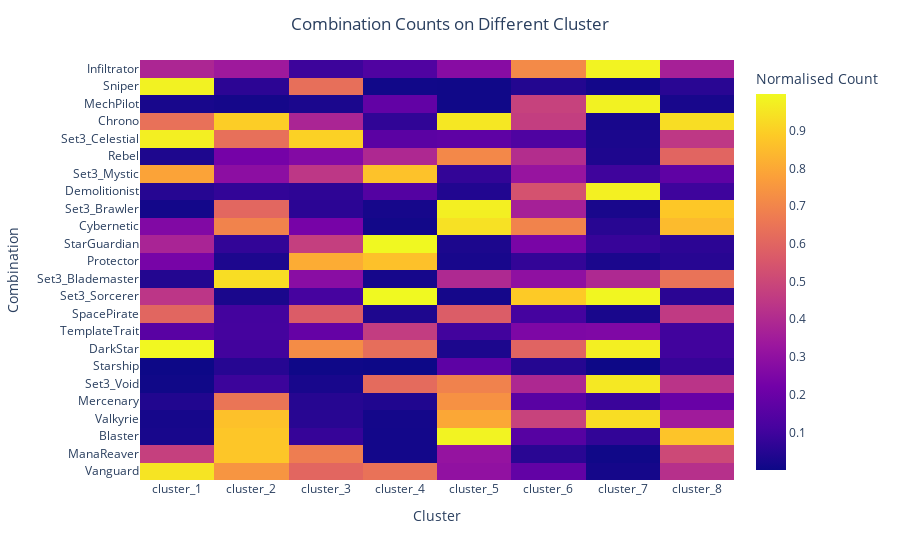
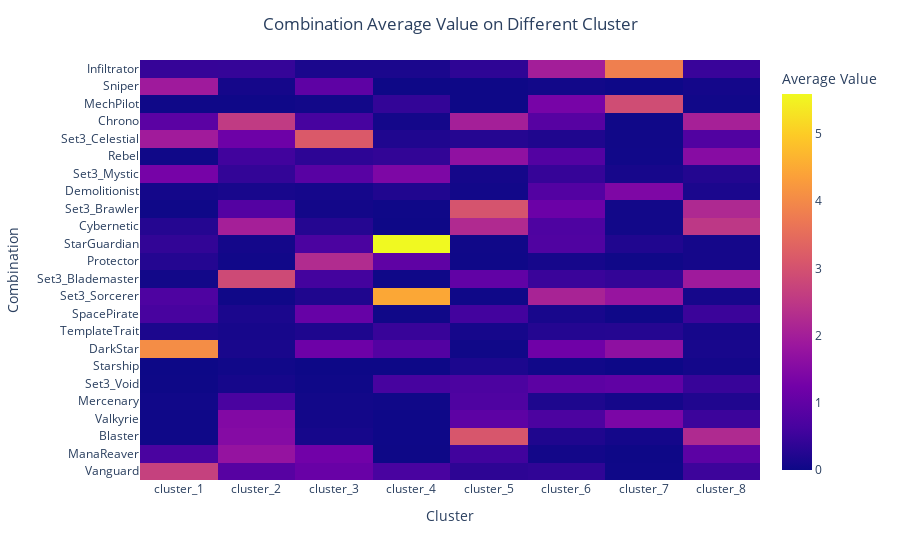

Here is the notebook cell these charts were saved with, in order:
### Code cell
count_fig, average_fig = generate_combination_heatmap(origial_df, original_predictions)
count_fig.show()
average_fig.show()

### Figure 1 — Plotly figure (JSON) as saved in the notebook; plotly's stock layout.template omitted (floating-point values rounded to 4 significant figures; data arrays with more than 128 entries replaced by an {"elided": "..."} marker saying what was removed)
{"data": [{"coloraxis": "coloraxis", "hovertemplate": "Cluster: %{x}<br>Combination: %{y}<br>Normalised Count: %{z}<extra></extra>", "name": "0", "type": "heatmap", "x": ["cluster_1", "cluster_2", "cluster_3", "cluster_4", "cluster_5", "cluster_6", "cluster_7", "cluster_8"], "xaxis": "x", "y": ["Infiltrator", "Sniper", "MechPilot", "Chrono", "Set3_Celestial", "Rebel", "Set3_Mystic", "Demolitionist", "Set3_Brawler", "Cybernetic", "StarGuardian", "Protector", "Set3_Blademaster", "Set3_Sorcerer", "SpacePirate", "TemplateTrait", "DarkStar", "Starship", "Set3_Void", "Mercenary", "Valkyrie", "Blaster", "ManaReaver", "Vanguard"], "yaxis": "y", "z": {"elided": "24x8 float values"}}], "layout": {"coloraxis": {"colorbar": {"title": {"text": "Normalised Count"}}, "colorscale": [[0, "#0d0887"], [0.1111, "#46039f"], [0.2222, "#7201a8"], [0.3333, "#9c179e"], [0.4444, "#bd3786"], [0.5556, "#d8576b"], [0.6667, "#ed7953"], [0.7778, "#fb9f3a"], [0.8889, "#fdca26"], [1, "#f0f921"]]}, "margin": {"t": 60}, "title": {"text": "Combination Counts on Different Cluster", "x": 0.5}, "xaxis": {"anchor": "y", "domain": [0, 1], "title": {"text": "Cluster"}}, "yaxis": {"anchor": "x", "autorange": "reversed", "domain": [0, 1], "title": {"text": "Combination"}}}}

### Figure 2 — Plotly figure (JSON) as saved in the notebook; plotly's stock layout.template omitted (floating-point values rounded to 4 significant figures; data arrays with more than 128 entries replaced by an {"elided": "..."} marker saying what was removed)
{"data": [{"coloraxis": "coloraxis", "hovertemplate": "Cluster: %{x}<br>Combination: %{y}<br>Average Value: %{z}<extra></extra>", "name": "0", "type": "heatmap", "x": ["cluster_1", "cluster_2", "cluster_3", "cluster_4", "cluster_5", "cluster_6", "cluster_7", "cluster_8"], "xaxis": "x", "y": ["Infiltrator", "Sniper", "MechPilot", "Chrono", "Set3_Celestial", "Rebel", "Set3_Mystic", "Demolitionist", "Set3_Brawler", "Cybernetic", "StarGuardian", "Protector", "Set3_Blademaster", "Set3_Sorcerer", "SpacePirate", "TemplateTrait", "DarkStar", "Starship", "Set3_Void", "Mercenary", "Valkyrie", "Blaster", "ManaReaver", "Vanguard"], "yaxis": "y", "z": {"elided": "24x8 float values"}}], "layout": {"coloraxis": {"colorbar": {"title": {"text": "Average Value"}}, "colorscale": [[0, "#0d0887"], [0.1111, "#46039f"], [0.2222, "#7201a8"], [0.3333, "#9c179e"], [0.4444, "#bd3786"], [0.5556, "#d8576b"], [0.6667, "#ed7953"], [0.7778, "#fb9f3a"], [0.8889, "#fdca26"], [1, "#f0f921"]]}, "margin": {"t": 60}, "title": {"text": "Combination Average Value on Different Cluster", "x": 0.5}, "xaxis": {"anchor": "y", "domain": [0, 1], "title": {"text": "Cluster"}}, "yaxis": {"anchor": "x", "autorange": "reversed", "domain": [0, 1], "title": {"text": "Combination"}}}}
